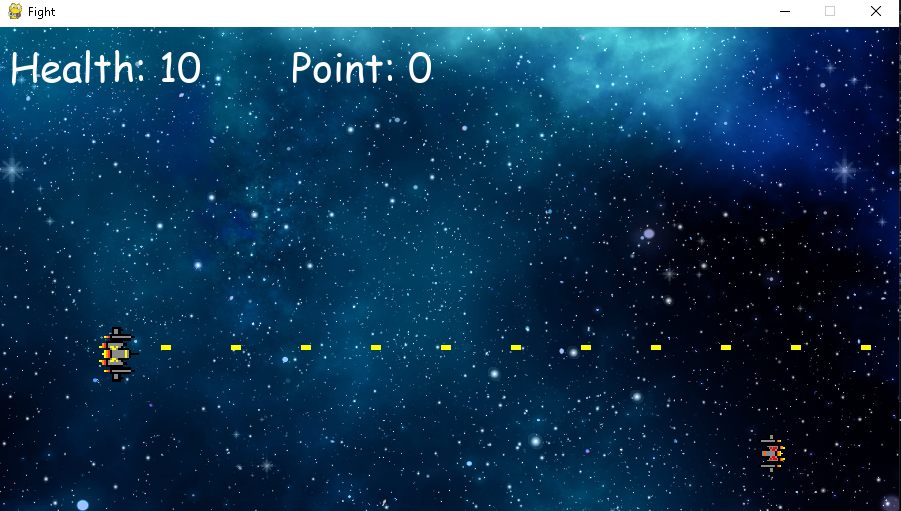
#> input picture 345669967_792541078884190_1461672297753302645_n.png, 901 x 511 px
$ python -i camera_control.py   (imports and definitions only)
#> lines starting #> are read from the running program, lines starting #| are printed output that depends on the picture; after the words box and inside, x2 and y2 are one past the last pixel; in counts of white or black regions, pixels touching at a corner belong together
import cv2
import numpy as np
frameWidth = 640
frameHeight = 480
# [4 lines not run here, left out]

myColors = [[46,54,126,77,130,237]]
myColorValues = [[0,255,0]]

myPoints =  []  ## [x , y , colorId ]

def findColor(img,myColors,myColorValues):
    imgHSV = cv2.cvtColor(img, cv2.COLOR_BGR2HSV)
    count = 0
    newPoints=[]
    for color in myColors:
        lower = np.array(color[0:3])
        upper = np.array(color[3:6])
        mask = cv2.inRange(imgHSV,lower,upper)
        x,y=getContours(mask)
        cv2.circle(imgResult,(x,y),15,myColorValues[count],cv2.FILLED)
        if x!=0 and y!=0:
            newPoints.append([x,y,count])
        count +=1
        #cv2.imshow(str(color[0]),mask)
    return newPoints

def getContours(img):
    contours,hierarchy = cv2.findContours(img,cv2.RETR_EXTERNAL,cv2.CHAIN_APPROX_NONE)
    x,y,w,h = 0,0,0,0
    for cnt in contours:
        area = cv2.contourArea(cnt)
        if area>500:
            #cv2.drawContours(imgResult, cnt, -1, (255, 0, 0), 3)
            peri = cv2.arcLength(cnt,True)
            approx = cv2.approxPolyDP(cnt,0.02*peri,True)
            x, y, w, h = cv2.boundingRect(approx)
    return x+w//2,y

def drawOnCanvas(myPoints,myColorValues):
    for point in myPoints:
        cv2.circle(imgResult, (point[0], point[1]), 10, myColorValues[point[2]], cv2.FILLED)


def play():
    success, img = cap.read()
    img = cv2.flip(img, 1)
    global imgResult
    imgResult = img.copy()
    newPoints = findColor(img, myColors,myColorValues)
    return newPoints
    # [5 lines of commented-out code are left out]


    cv2.imshow("Result", imgResult)


# [4 lines of commented-out code are left out]

>>> import cv2
>>> picture = cv2.imread('345669967_792541078884190_1461672297753302645_n.png', cv2.IMREAD_GRAYSCALE)
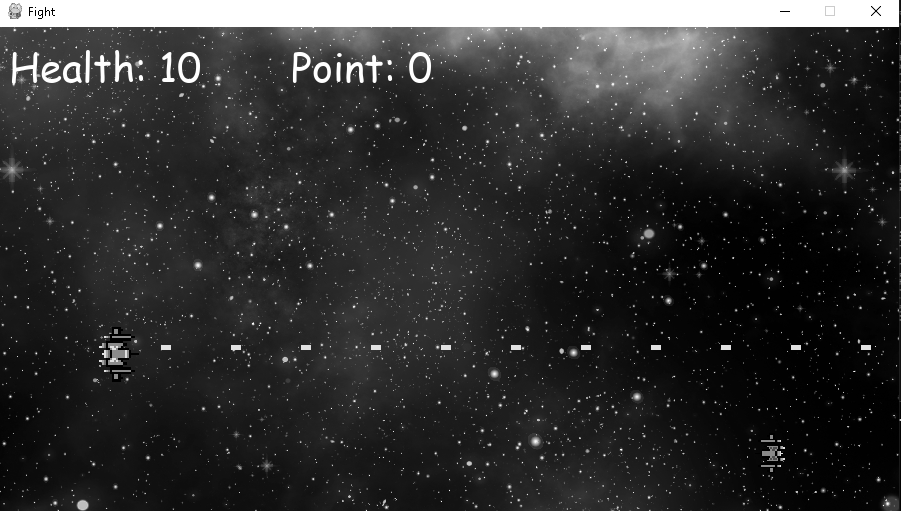
#> picture: shape (511, 901); min 0, max 255, mean 48.9
>>> result = getContours(picture)
#> in getContours, `contours,hierarchy = cv2.findContours(img,cv2.RETR_EXTERNAL,cv2.CHAIN_..`: contours = 1 contour; box (x1, y1, x2, y2) and area: (0, 0, 901, 511) 459000
#> the loop in getContours, `for cnt in contours:` made 1 pass
#> (area, peri, approx, x, y, w, h) on pass 1: (459000, 2820, [[0, 0], [0, 510], [900, 510], [900, 0]], 0, 0, 901, 511)
#> result = (450, 0)
